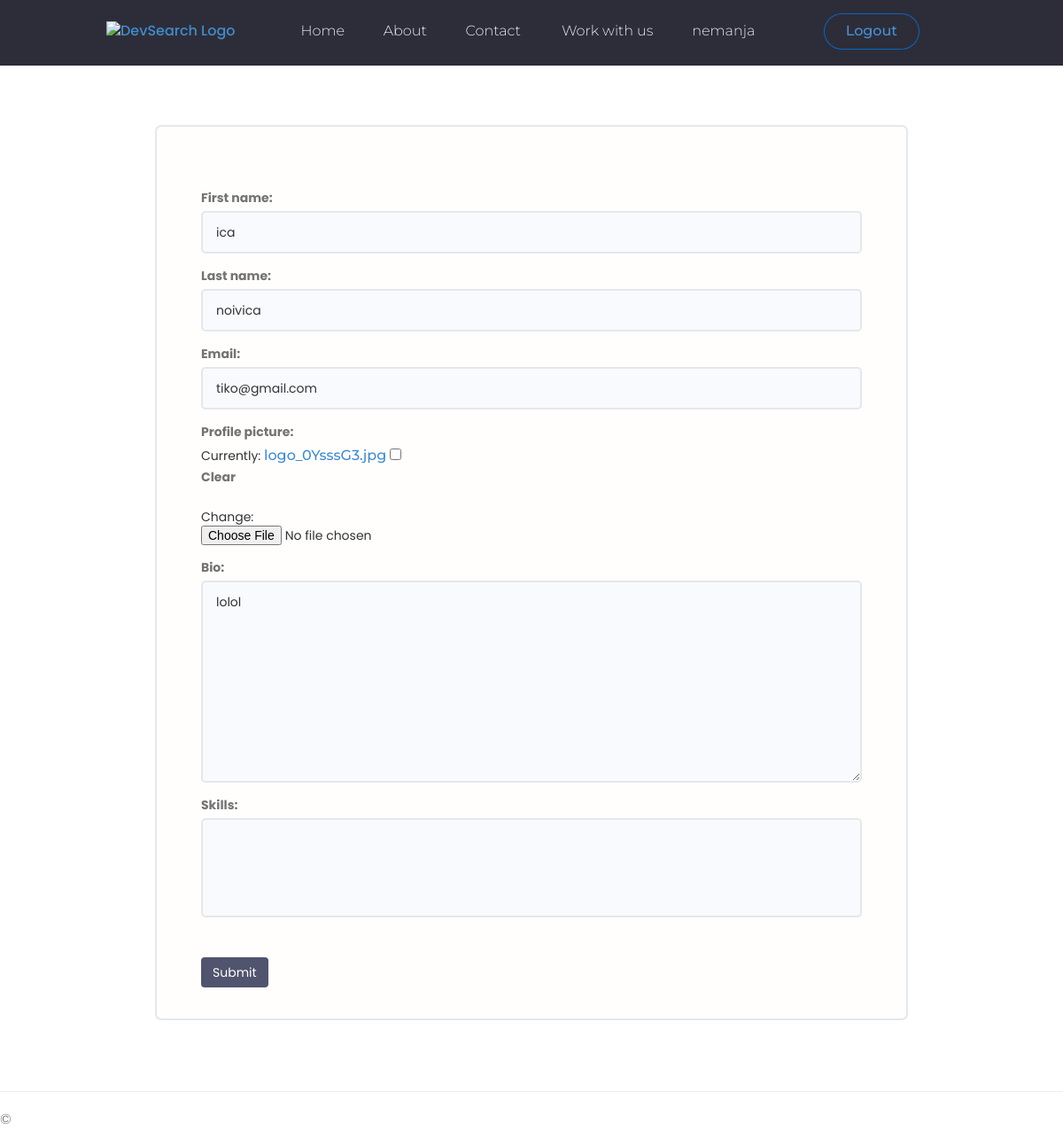
Page /profile/update/5ed3d56e700b44da8b4d092f7fa4eb0e (signed in) on the committed database.
### ProfilePages/models.py (models this page shows, shortened)
class Profile(models.Model):
     user = models.OneToOneField(User,on_delete=models.CASCADE,null=True)
     assignments = models.ManyToManyField(Assignment,blank=True)
     first_name = models.CharField(max_length=100)
     last_name = models.CharField(max_length=100)
     email = models.EmailField()
     profile_picture= models.ImageField(null=True,blank= True,default="user-default.png")
     bio = models.TextField(max_length=1000,blank=True)
     created = models.DateTimeField(auto_now_add=True,blank=True,null=True)
     id = models.UUIDField(default=uuid.uuid4,unique=True,primary_key=True,editable=False)
     skills = models.ManyToManyField(Skill, blank=True)

### ProfilePages/views.py (the view)
# urls.py: path('profile/update/<str:pk>',views.profile_update, name='profile-update'),
@login_required(login_url = 'login')
def profile_update(request, pk):
        profile = Profile.objects.get(id=pk)
        form = CreateProfileForm(instance=profile)
        if request.method=='POST':
            form=CreateProfileForm(request.POST,request.FILES,instance=profile)
            if form.is_valid():
                profile=form.save(commit= False)
                profile.save()
                return redirect('account')
        context = {'form': form}
        return render(request,'ProfilePages/profile-update.html',context)

### ProfilePages/forms.py
class CreateProfileForm(ModelForm):
    class Meta:
        model=Profile
        fields='__all__'
        exclude = ('user','assignments')
    def __init__(self,*args,**kwargs):
        super(CreateProfileForm, self).__init__(*args,**kwargs)
        for _,field in self.fields.items():
            field.widget.attrs.update({'class': 'input'})

### ProfilePages/templates/ProfilePages/profile-update.html (shortened to what this page needs)
{% extends "MainPages/layout.html" %}
{% block content %}
<main class="formPage my-xl">
   <div class="content-box">
      <div class="formWrapper">
           <br>
           <form method="POST" enctype="multipart/form-data" action="" >
            {% for field in form %}
               <div class="form__field">
                   <label for="formInput#text">{{field.label}}: </label>
                   {{field}}
               </div>
            {% endfor %}
               <input class="btn btn--sub btn--lg  my-md" type="submit" value="Submit" />
           </form>
       </div>
   </div>
</main>
{% endblock %}

### MainPages/templates/MainPages/navbar.html (shortened to what this page needs)
{% load static %}
<head>
    <link rel="stylesheet" href="{% static 'MainPages/styles/navbar-custom.css' %}" />
</head>
<header class="header navBarFlex">
    <div class="containerNew">
        <a href="/" class="header__logo logo">
            <img src="https://torqueengineering.se/images/custom/Appearance/7.png"  width="30"
            height="25"  alt="DevSearch Logo" />
        </a>
        <nav class="navMidBar">
                <ul class="nav__links">
                    <li class="header__menuItem"><a href= "{% url 'home' %}">Home</a></li>
                    <li class="header__menuItem"><a href= "{% url 'about' %}">About</a></li>
                    <li class="header__menuItem"><a href= "{% url 'contact' %}">Contact</a></li>'
                    <li class="header__menuItem"><a href="{% url 'all-assignments' %}">Work with us </a></li>
                    {% if request.user.is_authenticated %}
                    <li class="header__menuItem"><a href="{% url 'account'  %}" >{{ user.username}} </a></li>
                    {% endif  %}
                </ul>
        </nav>
        <div class="signInSignOutLayout">
            {% if request.user.is_authenticated %}
            <a class="logInOutRegBtn signInBtn" href="{% url 'logout' %}">Logout</a>
            {% else %}
            <li class="header__menuItem logInOutRegBtn"> <a href="{% url 'register' %}">Join now</a></li>
            <a class="logInOutRegBtn signInBtn" href="{% url 'login' %}">Sign in</a>
            {% endif  %}
        </div>
    </div>
</header>

### MainPages/static/MainPages/styles/MainPages.css (style rules this page uses)
:root { --color-sub: #2d2d39; }
.btn--sub { background-color: var(--color-sub-light); }
img { width: 100%; }
.content-box { width: 95%; max-width: 85rem; margin: 0 auto; }
.header { position: fixed; top: 0; width: 100%; z-index: 111; background-color: var(--color-sub); padding: 1.5rem 0; }
.header__logo > img { height: 3.8rem; }
.header__menuItem > a { color: var(--color-light); font-weight: 300; }
.formPage .formWrapper { list-style: none; background: var(--color-white); padding: 3.5rem 5rem; border: 2px solid var(--color-light); border-radius: 0.7rem; }

### MainPages/static/MainPages/styles/navbar-custom.css (style rules this page uses)
* { box-sizing: border-box; margin: 0; padding: 0; }
li, a, button { font-family: "Montserrat", sans-serif; font-weight: 500; font-size: 16px; text-decoration: none; }
.navBarFlex { padding-left: 30px 0; }
.header { padding-left: 10%; padding-right: 10%; position: fixed; z-index: 111; background-color: var(--color-sub); padding-top: 1.5rem; padding-bottom: 1.5rem; padding-right: 0; }
.header > .containerNew { display: flex; justify-content: flex-start; padding: 0 0; margin: 0 0 0 0; align-items: baseline; }
.logo { cursor: pointer; margin-right: 5%; }
.nav__links li { display: inline-block; padding: 0px 20px; }
.nav__links li a { transition: all 0.3s ease 0s; }
.logInOutRegBtn { padding: 9px 25px; background-color: var(--color-main-dark); border-radius: 50px; border-color: rgb(10, 102, 194); cursor: pointer; transition: all 0.3s ease 0s; }
.signInBtn { text-decoration: solid; text-decoration-color: rgb(10, 102, 194); box-shadow: rgb(10, 102, 194) 0px 0px 0px 1px inset; color: rgb(74, 144, 214); font-size: 16px; }
.signInSignOutLayout { display: flex; margin-left: auto; margin-right: 15%; }
.navMidBar { margin-right: auto; }

### MainPages/static/uikit/styles/modules/_variables.css (style rules this page uses)
:root { --color-main: #5aa5b9; --color-main-light: #e6faff; --color-sub: #3f4156; --color-sub-light: #51546e; --color-sub-lighter: #ededfd; --color-text: #737373; --color-gray: #8b8b8b; --color-light: #e5e7eb; --color-light-gray: #767676; --color-bg: #f8fafd; --color-white: #fffefd; --color-white-light: #f3f3f3; --color-success: #359e64; --color-success-bg: #def8e8; --color-error: #fc4b0b; --color-error-bg: #fff2ee; --font-base: 'Poppins', arial, helvetica, 'Segoe UI', roboto, ubuntu, sans-serif; --font-monospace: 'Fira Code', 'Courier New', courier, monospace; --font-regular: 300; --font-medium: 500; --font-bold: 700; --generic-shadow: 1px 1px 5px #00000010; --generic-transition: all 0.3s ease-in-out; }

### MainPages/static/uikit/styles/modules/_base.css (style rules this page uses)
* { margin: 0; padding: 0; box-sizing: border-box; text-rendering: optimizeLegibility; color: inherit; font-size: inherit; }
html { font-size: 50%; }
@media only screen and (min-width: 480px) { html { font-size: 56.25%; } }
@media only screen and (min-width: 1200px) { html { font-size: 62.5%; } }
body { line-height: 1.6; font-weight: 400; font-size: 1.5rem; color: var(--color-text); background-color: var(--color-bg); min-height: 100vh; }

### MainPages/static/uikit/styles/modules/_typography.css (style rules this page uses)
* { font-family: var(--font-base); }
a { padding-bottom: 2px; text-decoration: none; display: inline-block; color: var(--color-main); font-weight: var(--font-medium); }

### MainPages/static/uikit/styles/modules/_utilities.css (style rules this page uses)
.my-md { margin: 3rem auto; }
.my-xl { margin: 8rem auto; }

### MainPages/static/uikit/styles/modules/_button.css (style rules this page uses)
.btn { display: inline-block; position: relative; cursor: pointer; background-color: var(--color-light); font-weight: var(--font-medium); color: var(--color-sub); text-decoration: none; padding: 1rem 2rem; border-radius: 0.5rem; border: none; width: -webkit-fit-content; width: -moz-fit-content; width: fit-content; height: -webkit-fit-content; height: -moz-fit-content; height: fit-content; font-size: 1.6rem; outline-width: 0; outline-color: transparent; -webkit-backface-visibility: hidden; backface-visibility: hidden; transition: all 0.3s ease-in-out; }
.btn--sub { background-color: var(--color-sub); color: var(--color-white); }
.btn--lg { font-size: 1.8rem; padding: 1.2rem 4.5rem; }

### MainPages/static/uikit/styles/modules/_form.css (style rules this page uses)
.form__field { margin-top: 1.5rem; margin-bottom: 1.5rem; }
.form__label, .form__field > label { display: block; margin-bottom: 0.5rem; color: var(--color-text); }
input.input[type='text'], input.input[type='email'], input.input[type='password'], input.input[type='number'], select.input, textarea.input { min-width: 24rem; width: 100%; padding: 1.2rem 1.5rem; border-radius: 0.5rem; border: 2px solid var(--color-light); transition: all 0.3s ease-in-out; background-color: var(--color-bg); }

### rows in the picture
Profile: form "ica" "noivica" "tiko@gmail.com" "lolol"

### other values in the picture
{{ user.username }} "nemanja"
{{ field.label }} "First name" "Last name" "Email" "Profile picture" "Bio" "Skills"
